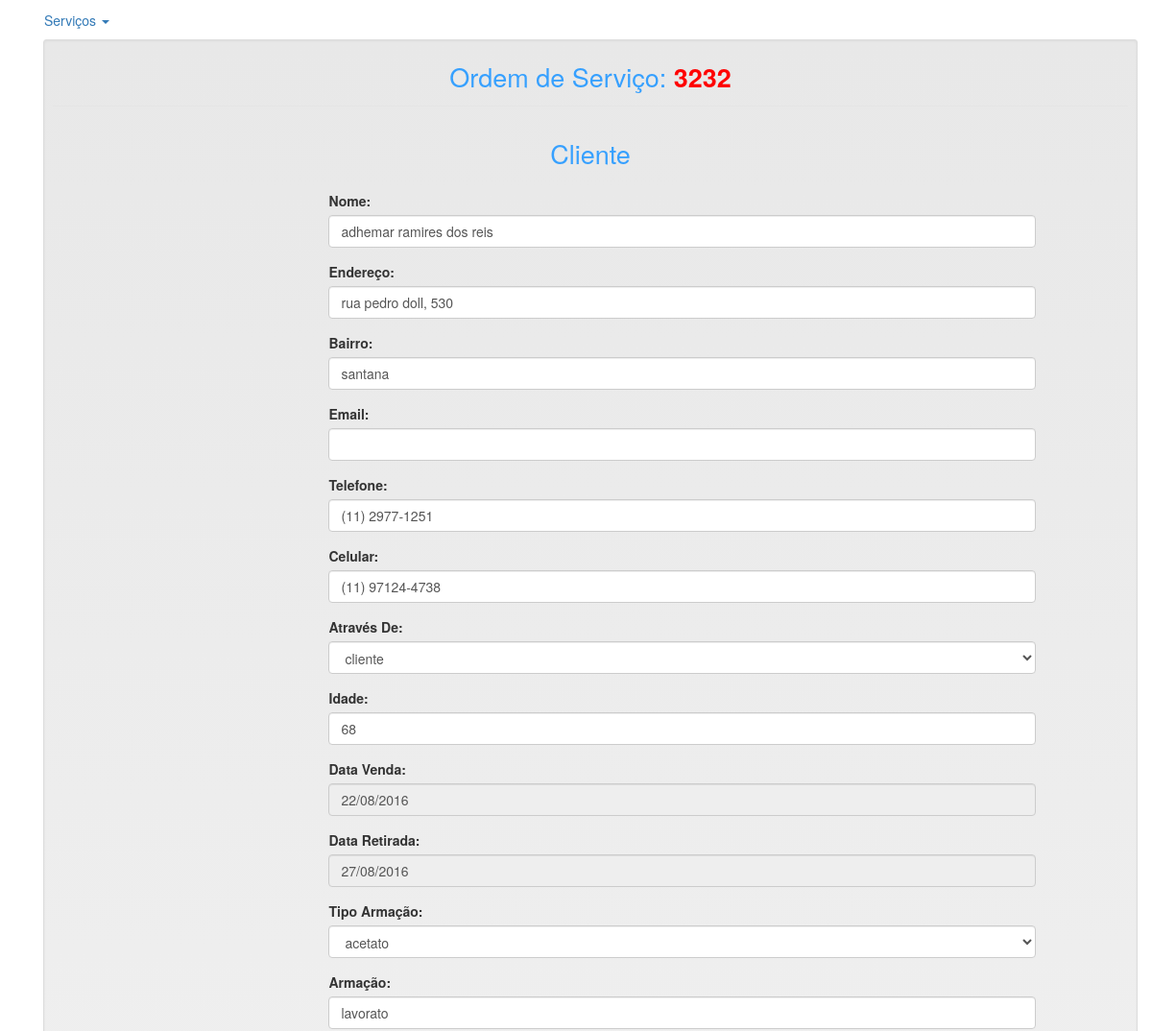
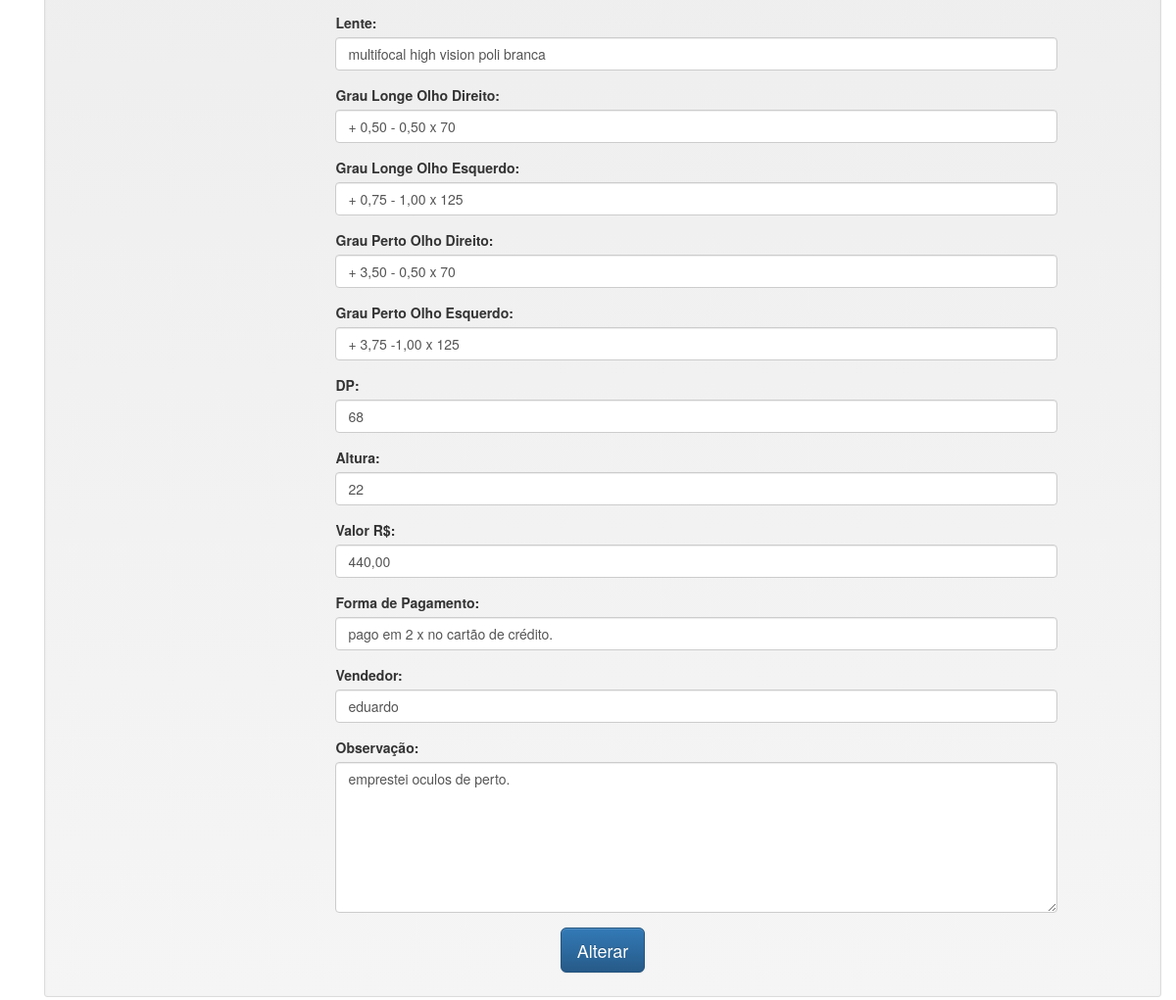
/detalhesServico.php?id=2, run on the app's committed database (2 pictures, top to bottom).
### tables this page shows
CREATE TABLE `ordem_servico` (
  `id` int(11) NOT NULL,
  `data_venda` varchar(45) DEFAULT NULL,
  `data_retirada` varchar(45) DEFAULT NULL,
  `nome` varchar(250) DEFAULT NULL,
  `idade` int(11) DEFAULT NULL,
  `armacao` varchar(400) DEFAULT NULL,
  `lente` varchar(400) DEFAULT NULL,
  `grau_longe_od` varchar(250) DEFAULT NULL,
  `grau_longe_oe` varchar(250) DEFAULT NULL,
  `grau_perto_od` varchar(250) DEFAULT NULL,
  `grau_perto_oe` varchar(250) DEFAULT NULL,
  `valor` decimal(10,2) DEFAULT NULL,
  `forma_pagamento` varchar(400) DEFAULT NULL,
  `observacao` varchar(4000) DEFAULT NULL,
  `concluido` char(1) DEFAULT NULL,
  `email` varchar(250) DEFAULT NULL,
  `telefone` varchar(45) DEFAULT NULL,
  `celular` varchar(45) DEFAULT NULL,
  `data_cadastro` varchar(45) DEFAULT NULL,
  `os_manual` int(11) NOT NULL,
  `tipo_armacao` varchar(45) DEFAULT NULL,
  `atraves_de` varchar(45) DEFAULT NULL,
  `dp` varchar(45) DEFAULT NULL,
  `altura` varchar(45) DEFAULT NULL,
  `endereco` varchar(1000) DEFAULT NULL,
  `bairro` varchar(45) DEFAULT NULL,
  `vendedor` varchar(250) DEFAULT NULL
);

### detalhesServico.php (the view, shortened to what this page needs)
<?php
require('header.php');
$id = isset($_GET['id']) ? $_GET['id'] : '';
$conn = Conexao::getInstace();
$sql = "select format(os.valor,2,'de_DE')valor, os.* from ordem_servico os where id = {$id}";
$q = mysqli_query($conn, $sql);
    while($t = mysqli_fetch_assoc($q)){
        $nome_cliente = $t['nome']; $email = $t['email']; $telefone = $t['telefone'];
        $celular = $t['celular']; $idade = $t['idade']; $data_venda = $t['data_venda'];
        $data_retirada = $t['data_retirada']; $armacao = $t['armacao']; $lente = $t['lente'];
        $grau_longe_od = $t['grau_longe_od']; $grau_longe_oe = $t['grau_longe_oe']; $grau_perto_od = $t['grau_perto_od'];
        $grau_perto_oe = $t['grau_perto_oe']; $forma_pagamento = $t['forma_pagamento'];
        $valor = number_format($t['valor'],2,",","."); $concluido = $t['concluido']; $observacao = $t['observacao'];
        $osmanual = $t['os_manual']; $tipo_armacao = $t['tipo_armacao']; $atraves_de = $t['atraves_de'];
        $dp = $t['dp']; $altura = $t['altura']; $endereco = $t['endereco']; $bairro = $t['bairro']; $vendedor = $t['vendedor'];
    }
?>
<div class="container">
    <div class="row">
        <div class="col-md-12">
            <div class="well well-sm">
                <form class="form-horizontal" method="post" action="./model/alterarServico.php" enctype="multipart/form-data">
                    <fieldset>
                        <legend class="text-center header">Ordem de Serviço: <b style='color:red'><?=$osmanual; ?></b> </legend>
                        <p class="text-center header">Cliente</p>
                        <div class="form-group">
                            <span class="col-md-1 col-md-offset-2 text-center"><i class="fa fa-user bigicon"></i></span>
                            <div class="col-md-8">
                            <label>Nome:</label>
                                <input id="nome_cliente" name="nome_cliente" type="text" value="<?php echo $nome_cliente; ?>" class="form-control">
                            </div>
                        </div>
                        <div class="form-group">
                            <span class="col-md-1 col-md-offset-2 text-center"><i class="fa fa-user bigicon"></i></span>
                            <div class="col-md-8">
                            <label>Endereço:</label>
                                <input id="endereco" name="endereco" type="text" value="<?php echo $endereco; ?>" class="form-control">
                            </div>
                        </div>
                        <div class="form-group">
                            <span class="col-md-1 col-md-offset-2 text-center"><i class="fa fa-user bigicon"></i></span>
                            <div class="col-md-8">
                            <label>Bairro:</label>
                                <input id="bairro" name="bairro" type="text" value="<?php echo $bairro; ?>" class="form-control">
                            </div>
                        </div>
                        <div class="form-group">
                            <span class="col-md-1 col-md-offset-2 text-center"><i class="fa fa-envelope-o bigicon"></i></span>
                            <div class="col-md-8">
                            <label>Email:</label>
                                <input id="email" name="email" type="text" value="<?php echo $email; ?>" class="form-control">
                            </div>
                        </div>
                        <div class="form-group">
                            <span class="col-md-1 col-md-offset-2 text-center"><i class="fa fa-phone-square bigicon"></i></span>
                            <div class="col-md-8">
                            <label>Telefone:</label>
                                <input id="telefone" name="telefone" type="text" value="<?php echo $telefone; ?>" class="form-control">
                            </div>
                        </div>
                        <div class="form-group">
                            <span class="col-md-1 col-md-offset-2 text-center"><i class="fa fa-phone-square bigicon"></i></span>
                            <div class="col-md-8">
                            <label>Celular:</label>
                                <input id="celular" name="celular" type="text" value="<?php echo $celular; ?>" placeholder="Celular" class="form-control">
                            </div>
                        </div>
                        <div class="form-group">
                            <span class="col-md-1 col-md-offset-2 text-center"><i class="fa fa-phone-square bigicon"></i></span>
                            <div class="col-md-8">
                            <label>Através De:</label>
                                <select id="atraves_de" name="atraves_de" class="form-control">
                                    <option value="<?php echo $atraves_de ?>"><?php echo $atraves_de ?></option>
                                </select>
                            </div>
                        </div>
                        <div class="form-group">
                            <span class="col-md-1 col-md-offset-2 text-center"><i class="fa fa-phone-square bigicon"></i></span>
                            <div class="col-md-8">
                            <label>Idade:</label>
                                <input id="idade" name="idade" type="text" value="<?php echo $idade; ?>" placeholder="Idade" class="form-control">
                            </div>
                        </div>
                        <div class="form-group">
                            <span class="col-md-1 col-md-offset-2 text-center"><i class="fa fa-phone-square bigicon"></i></span>
                            <div class="col-md-8">
                            <label>Data Venda:</label>
                                <input name="data_venda" type="text" id="datepicker" readonly='true' value="<?php echo $data_venda; ?>" placeholder="Data Venda" class="form-control">
                            </div>
                        </div>
                        <div class="form-group">
                            <span class="col-md-1 col-md-offset-2 text-center"><i class="fa fa-phone-square bigicon"></i></span>
                            <div class="col-md-8">
                            <label>Data Retirada:</label>
                                <input name="data_retirada" type="text" id="datepicker2" readonly='true' value="<?php echo $data_retirada; ?>" placeholder="Data Retirada" class="form-control">
                            </div>
                        </div>
                        <div class="form-group">
                            <span class="col-md-1 col-md-offset-2 text-center"><i class="fa fa-phone-square bigicon"></i></span>
                            <div class="col-md-8">
                            <label>Tipo Armação:</label>
                                <select id="tipo_armacao" name="tipo_armacao" class="form-control">
                                    <option value="<?php echo $tipo_armacao ?>"><?php echo $tipo_armacao ?></option>
                                </select>
                            </div>
                        </div>
                        <div class="form-group">
                            <span class="col-md-1 col-md-offset-2 text-center"><i class="fa fa-phone-square bigicon"></i></span>
                            <div class="col-md-8">
                            <label>Armação:</label>
                                <input id="armacao" name="armacao" type="text" value="<?php echo $armacao; ?>" placeholder="Armação" class="form-control">
                            </div>
                        </div>
                        <div class="form-group">
                            <span class="col-md-1 col-md-offset-2 text-center"><i class="fa fa-phone-square bigicon"></i></span>
                            <div class="col-md-8">
                            <label>Lente:</label>
                                <input id="lente" name="lente" type="text" value="<?php echo $lente; ?>" placeholder="Lente" class="form-control">
                            </div>
                        </div>
                        <div class="form-group">
                            <span class="col-md-1 col-md-offset-2 text-center"><i class="fa fa-phone-square bigicon"></i></span>
                            <div class="col-md-8">
                            <label>Grau Longe Olho Direito:</label>
                                <input id="grau_longe_od" name="grau_longe_od" type="text" value="<?php echo $grau_longe_od; ?>" placeholder="Grau Longe Olho Direito" class="form-control">
                            </div>
                        </div>
                        <div class="form-group">
                            <span class="col-md-1 col-md-offset-2 text-center"><i class="fa fa-phone-square bigicon"></i></span>
                            <div class="col-md-8">
                            <label>Grau Longe Olho Esquerdo:</label>
                                <input id="grau_longe_oe" name="grau_longe_oe" type="text" value="<?php echo $grau_longe_oe; ?>" placeholder="Grau Longe Olho Esquerdo" class="form-control">
                            </div>
                        </div>
                        <div class="form-group">
                            <span class="col-md-1 col-md-offset-2 text-center"><i class="fa fa-phone-square bigicon"></i></span>
                            <div class="col-md-8">
                            <label>Grau Perto Olho Direito:</label>
                                <input id="grau_perto_od" name="grau_perto_od" type="text" value="<?php echo $grau_perto_od; ?>" placeholder="Grau Perto Olho Direito" class="form-control">
                            </div>
                        </div>
                        <div class="form-group">
                            <span class="col-md-1 col-md-offset-2 text-center"><i class="fa fa-phone-square bigicon"></i></span>
                            <div class="col-md-8">
                            <label>Grau Perto Olho Esquerdo:</label>
                                <input id="grau_perto_oe" name="grau_perto_oe" type="text" value="<?php echo $grau_perto_oe; ?>" placeholder="Grau Perto Olho Esquerdo" class="form-control">
                            </div>
                        </div>
                        <div class="form-group">
                            <span class="col-md-1 col-md-offset-2 text-center"><i class="fa fa-phone-square bigicon"></i></span>
                            <div class="col-md-8">
                            <label>DP:</label>
                                <input id="dp" name="dp" type="text" value="<?php echo $dp; ?>" placeholder="DP"  class="form-control">
                            </div>
                        </div>
                        <div class="form-group">
                            <span class="col-md-1 col-md-offset-2 text-center"><i class="fa fa-phone-square bigicon"></i></span>
                            <div class="col-md-8">
                            <label>Altura:</label>
                                <input id="altura" name="altura" type="text" value="<?php echo $altura; ?>"
                                    placeholder="Altura"  class="form-control">
                            </div>
                        </div>
                        <div class="form-group">
                            <span class="col-md-1 col-md-offset-2 text-center"><i class="fa fa-phone-square bigicon"></i></span>
                            <div class="col-md-8">
                                <label>Valor R$:</label>
                                <input id="valor" name="valor" type="text" value="<?php echo $valor; ?>" class="form-control">
                            </div>
                        </div>
                        <div class="form-group">
                            <span class="col-md-1 col-md-offset-2 text-center"><i class="fa fa-phone-square bigicon"></i></span>
                            <div class="col-md-8">
                            <label>Forma de Pagamento:</label>
                                <input id="forma_pagamento" name="forma_pagamento" type="text" value="<?php echo $forma_pagamento; ?>" placeholder="Forma Pagamento" class="form-control">
                            </div>
                        </div>
                        <div class="form-group">
                            <span class="col-md-1 col-md-offset-2 text-center"><i class="fa fa-user bigicon"></i></span>
                            <div class="col-md-8">
                            <label>Vendedor:</label>
                                <input id="vendedor" name="vendedor" value="<?php echo $vendedor; ?>" type="text" placeholder="Vendedor" class="form-control">
                            </div>
                        </div>
                        <div class="form-group">
                            <span class="col-md-1 col-md-offset-2 text-center"><i class="fa fa-phone-square bigicon"></i></span>
                            <div class="col-md-8">
                            <label>Observação:</label>
                                <textarea class="form-control" id="observacao" name="observacao" rows="7" ><?php echo $observacao; ?></textarea>
                            </div>
                        </div>
                    <div class="form-group">
                        <div class="col-md-12 text-center">
                            <button type="submit" class="btn btn-primary btn-lg">Alterar</button>
                        </div>
                    </div>
                    </fieldset>
                </form>
            </div>
        </div>
    </div>
</div>
</body>
</html>

### header.php (shortened to what this page needs)
<!DOCTYPE html>
<html lang="en">
<head>
	<link rel="stylesheet" href="//code.jquery.com/ui/1.11.4/themes/smoothness/jquery-ui.css">
	<link rel="stylesheet" href="/css/main.css">
	<link rel="stylesheet" href="https://maxcdn.bootstrapcdn.com/bootstrap/3.3.6/css/bootstrap.min.css"
>
	<link rel="stylesheet" href="https://maxcdn.bootstrapcdn.com/bootstrap/3.3.6/css/bootstrap-theme.min.css"
>
</head>
	<div class="container">
	<ul class="nav nav-tabs">
		<li class="dropdown">
		    <a class="dropdown-toggle" data-toggle="dropdown" href="#">Serviços
		    <span class="caret"></span></a>
		</li>
<body>

### css/main.css (style rules this page uses)
.header { color: #36A0FF; font-size: 27px; padding: 10px; }

### data on the page
ordem_servico: os_manual "3232", nome_cliente "adhemar ramires dos reis", endereco "rua pedro doll, 530", bairro "santana", telefone "(11) 2977-1251", celular "(11) 97124-4738", atraves_de "cliente", idade "68", data_venda "22/08/2016", data_retirada "27/08/2016", tipo_armacao "acetato", armacao "lavorato", lente "multifocal high vision poli branca", grau_longe_od "+ 0,50 - 0,50 x 70", grau_longe_oe "+ 0,75 - 1,00 x 125", grau_perto_od "+ 3,50 - 0,50 x 70", grau_perto_oe "+ 3,75 -1,00 x 125", dp "68", altura "22", valor "440,00", forma_pagamento "pago em 2 x no cartão de crédito.", vendedor "eduardo", observacao "emprestei oculos de perto."
